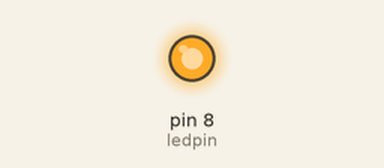
Bench run of a sketch on a simulated Arduino Uno, built with avr-gcc and run on an emulated ATmega328P. Parts: output pins drawn as LEDs (lit = HIGH). At 11.6 s the program stops and its outputs stay as they are.

Above: at 0.2 s.
At 11.3 s:
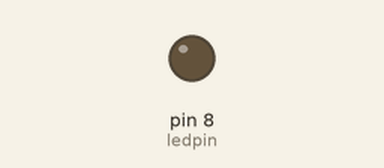
Timing chart, 0 to 12.8 s (numbered marks = the images above):
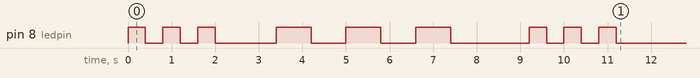

Measured:
- by itself, pin 8 (ledpin): LOW → HIGH at 0.00 s, → LOW 0.40 s later, → HIGH 0.40 s later, → LOW 0.40 s later, … (18 changes in this stretch)

The sketch:

arduino_3_morsecode_1.ino
```cpp
// C++ code
//
int ledpin = 8;
int dit = 400;
int dah = 800;
void setup()
{
  pinMode(ledpin, OUTPUT);
}

void loop()
{
  digitalWrite(ledpin, HIGH);
  delay(dit);
  digitalWrite(ledpin, LOW);
  delay(dit);

  digitalWrite(ledpin, HIGH);
  delay(dit);
  digitalWrite(ledpin, LOW);
  delay(dit);

  digitalWrite(ledpin, HIGH);
  delay(dit);
  digitalWrite(ledpin, LOW);
  delay(dit);

  delay(1000);

  digitalWrite(ledpin, HIGH);
  delay(dah);
  digitalWrite(ledpin, LOW);
  delay(dah);

  digitalWrite(ledpin, HIGH);
  delay(dah);
  digitalWrite(ledpin, LOW);
  delay(dah);

  digitalWrite(ledpin, HIGH);
  delay(dah);
  digitalWrite(ledpin, LOW);
  delay(dah);

  delay(1000);

  digitalWrite(ledpin, HIGH);
  delay(dit);
  digitalWrite(ledpin, LOW);
  delay(dit);

  digitalWrite(ledpin, HIGH);
  delay(dit);
  digitalWrite(ledpin, LOW);
  delay(dit);

  digitalWrite(ledpin, HIGH);
  delay(dit);
  digitalWrite(ledpin, LOW);
  delay(dit);

  while(true);

}
```
